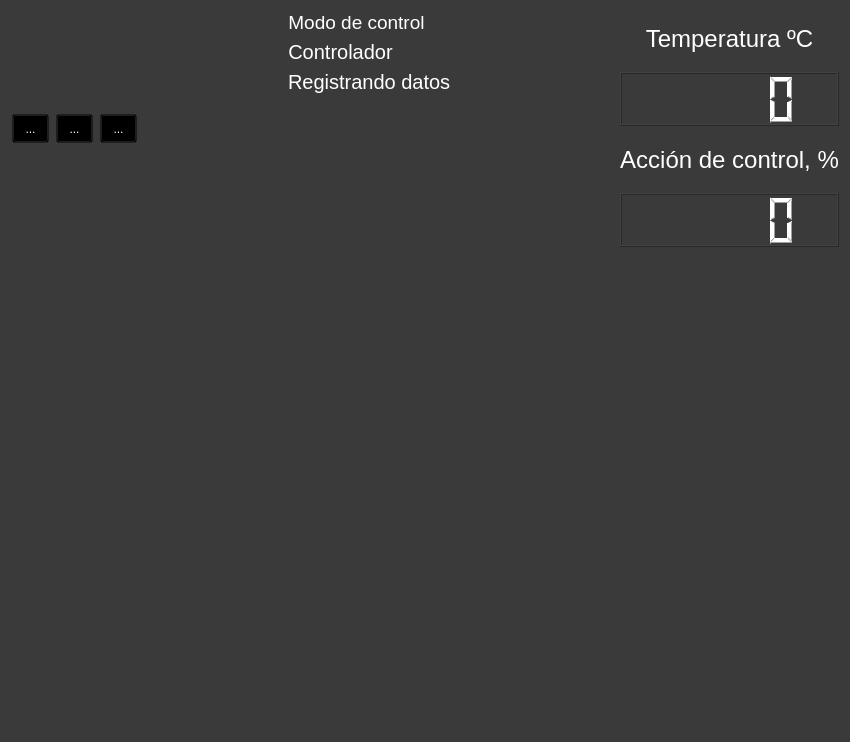
<?xml version="1.0" encoding="UTF-8"?>
<ui version="4.0">
 <class>Dialog</class>
 <widget class="QDialog" name="Dialog">
  <property name="geometry">
   <rect>
    <x>0</x>
    <y>0</y>
    <width>850</width>
    <height>742</height>
   </rect>
  </property>
  <property name="windowTitle">
   <string>Graficos control</string>
  </property>
  <property name="windowIcon">
   <iconset resource="resources.qrc">
    <normaloff>:/iconos/logo.png</normaloff>:/iconos/logo.png</iconset>
  </property>
  <property name="styleSheet">
   <string notr="true">/*Copyright (c) DevSec Studio. All rights reserved.

MIT License

Permission is hereby granted, free of charge, to any person obtaining a copy
of this software and associated documentation files (the &quot;Software&quot;), to deal
in the Software without restriction, including without limitation the rights
to use, copy, modify, merge, publish, distribute, sublicense, and/or sell
copies of the Software, and to permit persons to whom the Software is
furnished to do so, subject to the following conditions:

The above copyright notice and this permission notice shall be included in all
copies or substantial portions of the Software.

THE SOFTWARE IS PROVIDED *AS IS*, WITHOUT WARRANTY OF ANY KIND, EXPRESS OR
IMPLIED, INCLUDING BUT NOT LIMITED TO THE WARRANTIES OF MERCHANTABILITY,
FITNESS FOR A PARTICULAR PURPOSE AND NONINFRINGEMENT. IN NO EVENT SHALL THE
AUTHORS OR COPYRIGHT HOLDERS BE LIABLE FOR ANY CLAIM, DAMAGES OR OTHER
LIABILITY, WHETHER IN AN ACTION OF CONTRACT, TORT OR OTHERWISE, ARISING FROM,
OUT OF OR IN CONNECTION WITH THE SOFTWARE OR THE USE OR OTHER DEALINGS IN THE SOFTWARE.
*/

/*-----QWidget-----*/
QWidget
{
	background-color: #3a3a3a;
	color: #fff;
	selection-background-color: #b78620;
	selection-color: #000;

}


/*-----QLabel-----*/
QLabel
{
	background-color: transparent;
	color: #fff;

}


/*-----QMenuBar-----*/
QMenuBar 
{
	background-color: qlineargradient(spread:repeat, x1:1, y1:0, x2:1, y2:1, stop:0 rgba(57, 57, 57, 255),stop:1 rgba(50, 50, 50, 255));
	border: 1px solid #000;
	color: #fff;

}


QMenuBar::item 
{
	background-color: transparent;

}


QMenuBar::item:selected 
{
	background-color: rgba(183, 134, 32, 20%);
	border: 1px solid #b78620;
	color: #fff;

}


QMenuBar::item:pressed 
{
	background-color: rgb(183, 134, 32);
	border: 1px solid #b78620;
	color: #fff;

}


/*-----QMenu-----*/
QMenu
{
    background-color: qlineargradient(spread:repeat, x1:1, y1:0, x2:1, y2:1, stop:0 rgba(57, 57, 57, 255),stop:1 rgba(50, 50, 50, 255));
    border: 1px solid #222;
    padding: 4px;
	color: #fff;

}


QMenu::item
{
    background-color: transparent;
    padding: 2px 20px 2px 20px;

}


QMenu::separator
{
   	background-color: rgb(183, 134, 32);
	height: 1px;

}


QMenu::item:disabled
{
    color: #555;
    background-color: transparent;
    padding: 2px 20px 2px 20px;

}


QMenu::item:selected
{
	background-color: rgba(183, 134, 32, 20%);
	border: 1px solid #b78620;
	color: #fff;

}


/*-----QToolBar-----*/
QToolBar
{
	background-color: qlineargradient(spread:repeat, x1:1, y1:0, x2:1, y2:1, stop:0 rgba(69, 69, 69, 255),stop:1 rgba(58, 58, 58, 255));
	border-top: none;
	border-bottom: 1px solid #4f4f4f;
	border-left: 1px solid #4f4f4f;
	border-right: 1px solid #4f4f4f;

}


QToolBar::separator
{
	background-color: #2e2e2e;
	width: 1px;

}


/*-----QToolButton-----*/
QToolButton 
{
	background-color: transparent;
	color: #fff;
	padding: 5px;
	padding-left: 8px;
	padding-right: 8px;
	margin-left: 1px;
}


QToolButton:hover
{
	background-color: rgba(183, 134, 32, 20%);
	border: 1px solid #b78620;
	color: #fff;
	
}


QToolButton:pressed
{
	background-color: qlineargradient(spread:repeat, x1:1, y1:0, x2:1, y2:1, stop:0 rgba(57, 57, 57, 255),stop:1 rgba(50, 50, 50, 255));
	border: 1px solid #b78620;

}


QToolButton:checked
{
	background-color: qlineargradient(spread:repeat, x1:1, y1:0, x2:1, y2:1, stop:0 rgba(57, 57, 57, 255),stop:1 rgba(50, 50, 50, 255));
	border: 1px solid #222;
}


/*-----QPushButton-----*/
QPushButton
{
	background-color: qlineargradient(spread:repeat, x1:1, y1:0, x2:1, y2:1, stop:0 rgba(84, 84, 84, 255),stop:1 rgba(59, 59, 59, 255));
	color: #ffffff;
	min-width: 80px;
	border-style: solid;
	border-width: 1px;
	border-radius: 3px;
	border-color: #051a39;
	padding: 5px;

}


QPushButton::flat
{
	background-color: transparent;
	border: none;
	color: #fff;

}


QPushButton::disabled
{
	background-color: #404040;
	color: #656565;
	border-color: #051a39;

}


QPushButton::hover
{
	background-color: rgba(183, 134, 32, 20%);
	border: 1px solid #b78620;

}


QPushButton::pressed
{
	background-color: qlineargradient(spread:repeat, x1:1, y1:0, x2:1, y2:1, stop:0 rgba(74, 74, 74, 255),stop:1 rgba(49, 49, 49, 255));
	border: 1px solid #b78620;

}


QPushButton::checked
{
	background-color: qlineargradient(spread:repeat, x1:1, y1:0, x2:1, y2:1, stop:0 rgba(74, 74, 74, 255),stop:1 rgba(49, 49, 49, 255));
	border: 1px solid #222;

}


/*-----QLineEdit-----*/
QLineEdit
{
	background-color: #131313;
	color : #eee;
	border: 1px solid #343434;
	border-radius: 2px;
	padding: 3px;
	padding-left: 5px;

}


/*-----QPlainTExtEdit-----*/
QPlainTextEdit
{
	background-color: #131313;
	color : #eee;
	border: 1px solid #343434;
	border-radius: 2px;
	padding: 3px;
	padding-left: 5px;

}


/*-----QTabBar-----*/
QTabBar::tab
{
	background-color: qlineargradient(spread:repeat, x1:1, y1:0, x2:1, y2:1, stop:0 rgba(84, 84, 84, 255),stop:1 rgba(59, 59, 59, 255));
	color: #ffffff;
	border-style: solid;
	border-width: 1px;
	border-color: #666;
	border-bottom: none;
	padding: 5px;
	padding-left: 15px;
	padding-right: 15px;

}


QTabWidget::pane 
{
	background-color: red;
	border: 1px solid #666;
	top: 1px;

}


QTabBar::tab:last
{
	margin-right: 0; 

}


QTabBar::tab:first:!selected
{
	background-color: #0c0c0d;
	margin-left: 0px;

}


QTabBar::tab:!selected
{
	color: #b1b1b1;
	border-bottom-style: solid;
	background-color: #0c0c0d;

}


QTabBar::tab:selected
{
	margin-bottom: 0px;

}


QTabBar::tab:!selected:hover
{
	border-top-color: #b78620;

}


/*-----QComboBox-----*/
QComboBox
{
    background-color: qlineargradient(spread:repeat, x1:1, y1:0, x2:1, y2:1, stop:0 rgba(84, 84, 84, 255),stop:1 rgba(59, 59, 59, 255));
    border: 1px solid #000;
    padding-left: 6px;
    color: #ffffff;
    height: 20px;

}


QComboBox::disabled
{
	background-color: #404040;
	color: #656565;
	border-color: #051a39;

}


QComboBox:on
{
    background-color: #b78620;
	color: #000;

}


QComboBox QAbstractItemView
{
    background-color: #383838;
    color: #ffffff;
    border: 1px solid black;
    selection-background-color: #b78620;
    outline: 0;

}


QComboBox::drop-down
{
	background-color: qlineargradient(spread:repeat, x1:1, y1:0, x2:1, y2:1, stop:0 rgba(57, 57, 57, 255),stop:1 rgba(50, 50, 50, 255));
    subcontrol-origin: padding;
    subcontrol-position: top right;
    width: 15px;
    border-left-width: 1px;
    border-left-color: black;
    border-left-style: solid; 

}


QComboBox::down-arrow
{
    image: url(://arrow-down.png);
    width: 8px;
    height: 8px;
}


/*-----QSpinBox &amp; QDateTimeEdit-----*/
QSpinBox,
QDateTimeEdit 
{
    background-color: #131313;
	color : #eee;
	border: 1px solid #343434;
	padding: 3px;
	padding-left: 5px;
    border-radius : 2px;

}


QSpinBox::up-button, 
QDateTimeEdit::up-button
{
	border-top-right-radius:2px;
	background-color: #777777;
    width: 16px; 
    border-width: 1px;

}


QSpinBox::up-button:hover, 
QDateTimeEdit::up-button:hover
{
	background-color: #585858;

}


QSpinBox::up-button:pressed, 
QDateTimeEdit::up-button:pressed
{
	background-color: #252525;
    width: 16px; 
    border-width: 1px;

}


QSpinBox::up-arrow,
QDateTimeEdit::up-arrow
{
    image: url(://arrow-up.png);
    width: 7px;
    height: 7px;

}


QSpinBox::down-button, 
QDateTimeEdit::down-button
{
	border-bottom-right-radius:2px;
	background-color: #777777;
    width: 16px; 
    border-width: 1px;

}


QSpinBox::down-button:hover, 
QDateTimeEdit::down-button:hover
{
	background-color: #585858;

}


QSpinBox::down-button:pressed, 
QDateTimeEdit::down-button:pressed
{
	background-color: #252525;
    width: 16px; 
    border-width: 1px;

}


QSpinBox::down-arrow,
QDateTimeEdit::down-arrow
{
    image: url(://arrow-down.png);
    width: 7px;
    height: 7px;

}


/*-----QGroupBox-----*/
QGroupBox 
{
    border: 1px solid;
    border-color: #666666;
	border-radius: 5px;
    margin-top: 20px;

}


QGroupBox::title  
{
    background-color: transparent;
    color: #eee;
    subcontrol-origin: margin;
    padding: 5px;
	border-top-left-radius: 3px;
	border-top-right-radius: 3px;

}


/*-----QHeaderView-----*/
QHeaderView::section
{
    background-color: qlineargradient(spread:repeat, x1:1, y1:0, x2:1, y2:1, stop:0 rgba(60, 60, 60, 255),stop:1 rgba(50, 50, 50, 255));
	border: 1px solid #000;
    color: #fff;
    text-align: left;
	padding: 4px;
	
}


QHeaderView::section:disabled
{
    background-color: #525251;
    color: #656565;

}


QHeaderView::section:checked
{
    background-color: qlineargradient(spread:repeat, x1:1, y1:0, x2:1, y2:1, stop:0 rgba(60, 60, 60, 255),stop:1 rgba(50, 50, 50, 255));
    color: #fff;

}


QHeaderView::section::vertical::first,
QHeaderView::section::vertical::only-one
{
    border-top: 1px solid #353635;

}


QHeaderView::section::vertical
{
    border-top: 1px solid #353635;

}


QHeaderView::section::horizontal::first,
QHeaderView::section::horizontal::only-one
{
    border-left: 1px solid #353635;

}


QHeaderView::section::horizontal
{
    border-left: 1px solid #353635;

}


QTableCornerButton::section
{
    background-color: qlineargradient(spread:repeat, x1:1, y1:0, x2:1, y2:1, stop:0 rgba(60, 60, 60, 255),stop:1 rgba(50, 50, 50, 255));
	border: 1px solid #000;
    color: #fff;

}


/*-----QTreeWidget-----*/
QTreeView
{
	show-decoration-selected: 1;
	alternate-background-color: #3a3a3a;
	selection-color: #fff;
	background-color: #2d2d2d;
	border: 1px solid gray;
	padding-top : 5px;
	color: #fff;
	font: 8pt;

}


QTreeView::item:selected
{
	color:#fff;
	background-color: #b78620;
	border-radius: 0px;

}


QTreeView::item:!selected:hover
{
    background-color: #262626;
    border: none;
    color: white;

}


QTreeView::branch:has-children:!has-siblings:closed,
QTreeView::branch:closed:has-children:has-siblings 
{
	image: url(://tree-closed.png);

}


QTreeView::branch:open:has-children:!has-siblings,
QTreeView::branch:open:has-children:has-siblings  
{
	image: url(://tree-open.png);

}


/*-----QListView-----*/
QListView 
{
	background-color: qlineargradient(spread:repeat, x1:1, y1:0, x2:1, y2:1, stop:0 rgba(83, 83, 83, 255),stop:0.293269 rgba(81, 81, 81, 255),stop:0.634615 rgba(79, 79, 79, 255),stop:1 rgba(83, 83, 83, 255));
    border : none;
    color: white;
    show-decoration-selected: 1; 
    outline: 0;
	border: 1px solid gray;

}


QListView::disabled 
{
	background-color: #656565;
	color: #1b1b1b;
    border: 1px solid #656565;

}


QListView::item 
{
	background-color: #2d2d2d;
    padding: 1px;

}


QListView::item:alternate 
{
    background-color: #3a3a3a;

}


QListView::item:selected 
{
	background-color: #b78620;
	border: 1px solid #b78620;
	color: #fff;

}


QListView::item:selected:!active 
{
	background-color: #b78620;
	border: 1px solid #b78620;
	color: #fff;

}


QListView::item:selected:active 
{
	background-color: #b78620;
	border: 1px solid #b78620;
	color: #fff;

}


QListView::item:hover {
    background-color: #262626;
    border: none;
    color: white;

}


/*-----QCheckBox-----*/
QCheckBox
{
	background-color: transparent;
    color: lightgray;
	border: none;

}


QCheckBox::indicator
{
    background-color: #323232;
    border: 1px solid darkgray;
    width: 12px;
    height: 12px;

}


QCheckBox::indicator:checked
{
    image:url(&quot;./ressources/check.png&quot;);
	background-color: #b78620;
    border: 1px solid #3a546e;

}


QCheckBox::indicator:unchecked:hover
{
	border: 1px solid #b78620; 

}


QCheckBox::disabled
{
	color: #656565;

}


QCheckBox::indicator:disabled
{
	background-color: #656565;
	color: #656565;
    border: 1px solid #656565;

}


/*-----QRadioButton-----*/
QRadioButton 
{
	color: lightgray;
	background-color: transparent;

}


QRadioButton::indicator::unchecked:hover 
{
	background-color: lightgray;
	border: 2px solid #b78620;
	border-radius: 6px;
}


QRadioButton::indicator::checked 
{
	border: 2px solid #b78620;
	border-radius: 6px;
	background-color: rgba(183,134,32,20%);  
	width: 9px; 
	height: 9px; 

}


/*-----QSlider-----*/
QSlider::groove:horizontal 
{
	background-color: transparent;
	height: 3px;

}


QSlider::sub-page:horizontal 
{
	background-color: #b78620;

}


QSlider::add-page:horizontal 
{
	background-color: #131313;

}


QSlider::handle:horizontal 
{
	background-color: #b78620;
	width: 14px;
	margin-top: -6px;
	margin-bottom: -6px;
	border-radius: 6px;

}


QSlider::handle:horizontal:hover 
{
	background-color: #d89e25;
	border-radius: 6px;

}


QSlider::sub-page:horizontal:disabled 
{
	background-color: #bbb;
	border-color: #999;

}


QSlider::add-page:horizontal:disabled 
{
	background-color: #eee;
	border-color: #999;

}


QSlider::handle:horizontal:disabled 
{
	background-color: #eee;
	border: 1px solid #aaa;
	border-radius: 3px;

}


/*-----QScrollBar-----*/
QScrollBar:horizontal
{
    border: 1px solid #222222;
    background-color: #3d3d3d;
    height: 15px;
    margin: 0px 16px 0 16px;

}


QScrollBar::handle:horizontal
{
	background-color: qlineargradient(spread:repeat, x1:1, y1:0, x2:1, y2:1, stop:0 rgba(97, 97, 97, 255),stop:1 rgba(90, 90, 90, 255));
	border: 1px solid #2d2d2d;
    min-height: 20px;

}


QScrollBar::add-line:horizontal
{
	background-color: qlineargradient(spread:repeat, x1:1, y1:0, x2:1, y2:1, stop:0 rgba(97, 97, 97, 255),stop:1 rgba(90, 90, 90, 255));
	border: 1px solid #2d2d2d;
    width: 15px;
    subcontrol-position: right;
    subcontrol-origin: margin;

}


QScrollBar::sub-line:horizontal
{
	background-color: qlineargradient(spread:repeat, x1:1, y1:0, x2:1, y2:1, stop:0 rgba(97, 97, 97, 255),stop:1 rgba(90, 90, 90, 255));
	border: 1px solid #2d2d2d;
    width: 15px;
    subcontrol-position: left;
    subcontrol-origin: margin;

}


QScrollBar::right-arrow:horizontal
{
    image: url(://arrow-right.png);
    width: 6px;
    height: 6px;

}


QScrollBar::left-arrow:horizontal
{
    image: url(://arrow-left.png);
    width: 6px;
    height: 6px;

}


QScrollBar::add-page:horizontal, QScrollBar::sub-page:horizontal
{
    background: none;

}


QScrollBar:vertical
{
    background-color: #3d3d3d;
    width: 16px;
	border: 1px solid #2d2d2d;
    margin: 16px 0px 16px 0px;

}


QScrollBar::handle:vertical
{
    background-color: qlineargradient(spread:repeat, x1:1, y1:0, x2:1, y2:1, stop:0 rgba(97, 97, 97, 255),stop:1 rgba(90, 90, 90, 255));
	border: 1px solid #2d2d2d;
    min-height: 20px;

}


QScrollBar::add-line:vertical
{
	background-color: qlineargradient(spread:repeat, x1:1, y1:0, x2:1, y2:1, stop:0 rgba(97, 97, 97, 255),stop:1 rgba(90, 90, 90, 255));
	border: 1px solid #2d2d2d;
    height: 15px;
    subcontrol-position: bottom;
    subcontrol-origin: margin;

}


QScrollBar::sub-line:vertical
{
	background-color: qlineargradient(spread:repeat, x1:1, y1:0, x2:1, y2:1, stop:0 rgba(97, 97, 97, 255),stop:1 rgba(90, 90, 90, 255));
	border: 1px solid #2d2d2d;
    height: 15px;
    subcontrol-position: top;
    subcontrol-origin: margin;

}


QScrollBar::up-arrow:vertical
{
    image: url(://arrow-up.png);
    width: 6px;
    height: 6px;

}


QScrollBar::down-arrow:vertical
{
    image: url(://arrow-down.png);
    width: 6px;
    height: 6px;

}


QScrollBar::add-page:vertical, QScrollBar::sub-page:vertical
{
    background: none;

}


/*-----QProgressBar-----*/
QProgressBar
{
    border: 1px solid #666666;
    text-align: center;
	color: #000;
	font-weight: bold;

}


QProgressBar::chunk
{
    background-color: #b78620;
    width: 30px;
    margin: 0.5px;

}

</string>
  </property>
  <layout class="QVBoxLayout" name="verticalLayout_2">
   <item>
    <layout class="QHBoxLayout" name="horizontalLayout">
     <item>
      <layout class="QHBoxLayout" name="horizontalLayout_2">
       <item>
        <widget class="QToolButton" name="toolButton_play">
         <property name="text">
          <string>...</string>
         </property>
         <property name="icon">
          <iconset resource="resources.qrc">
           <normaloff>:/iconos/play.png</normaloff>:/iconos/play.png</iconset>
         </property>
         <property name="iconSize">
          <size>
           <width>80</width>
           <height>80</height>
          </size>
         </property>
        </widget>
       </item>
       <item>
        <widget class="QToolButton" name="toolButton_pause">
         <property name="text">
          <string>...</string>
         </property>
         <property name="icon">
          <iconset resource="resources.qrc">
           <normaloff>:/iconos/pause.png</normaloff>:/iconos/pause.png</iconset>
         </property>
         <property name="iconSize">
          <size>
           <width>80</width>
           <height>80</height>
          </size>
         </property>
        </widget>
       </item>
       <item>
        <widget class="QToolButton" name="toolButton_export">
         <property name="text">
          <string>...</string>
         </property>
         <property name="icon">
          <iconset resource="resources.qrc">
           <normaloff>:/iconos/export.png</normaloff>:/iconos/export.png</iconset>
         </property>
         <property name="iconSize">
          <size>
           <width>80</width>
           <height>80</height>
          </size>
         </property>
        </widget>
       </item>
      </layout>
     </item>
     <item>
      <spacer name="horizontalSpacer">
       <property name="orientation">
        <enum>Qt::Orientation::Horizontal</enum>
       </property>
       <property name="sizeHint" stdset="0">
        <size>
         <width>40</width>
         <height>20</height>
        </size>
       </property>
      </spacer>
     </item>
     <item>
      <layout class="QFormLayout" name="formLayout">
       <item row="0" column="0">
        <widget class="QLabel" name="label_3">
         <property name="font">
          <font>
           <pointsize>14</pointsize>
          </font>
         </property>
         <property name="text">
          <string>Modo de control</string>
         </property>
         <property name="alignment">
          <set>Qt::AlignmentFlag::AlignCenter</set>
         </property>
        </widget>
       </item>
       <item row="0" column="1">
        <widget class="QLabel" name="label_4">
         <property name="font">
          <font>
           <pointsize>15</pointsize>
          </font>
         </property>
         <property name="text">
          <string/>
         </property>
         <property name="pixmap">
          <pixmap resource="resources.qrc">:/iconos/manual_peq.png</pixmap>
         </property>
         <property name="alignment">
          <set>Qt::AlignmentFlag::AlignCenter</set>
         </property>
        </widget>
       </item>
       <item row="1" column="0">
        <widget class="QLabel" name="label_5">
         <property name="font">
          <font>
           <pointsize>15</pointsize>
          </font>
         </property>
         <property name="text">
          <string>Controlador</string>
         </property>
         <property name="alignment">
          <set>Qt::AlignmentFlag::AlignCenter</set>
         </property>
        </widget>
       </item>
       <item row="1" column="1">
        <widget class="QLabel" name="label_6">
         <property name="text">
          <string/>
         </property>
         <property name="pixmap">
          <pixmap resource="resources.qrc">:/iconos/red_b_peq.png</pixmap>
         </property>
         <property name="alignment">
          <set>Qt::AlignmentFlag::AlignCenter</set>
         </property>
        </widget>
       </item>
       <item row="2" column="0">
        <widget class="QLabel" name="label_7">
         <property name="font">
          <font>
           <pointsize>15</pointsize>
          </font>
         </property>
         <property name="text">
          <string>Registrando datos</string>
         </property>
        </widget>
       </item>
       <item row="2" column="1">
        <widget class="QLabel" name="label_8">
         <property name="text">
          <string/>
         </property>
         <property name="pixmap">
          <pixmap resource="resources.qrc">:/iconos/red_b_peq.png</pixmap>
         </property>
         <property name="alignment">
          <set>Qt::AlignmentFlag::AlignCenter</set>
         </property>
        </widget>
       </item>
      </layout>
     </item>
     <item>
      <spacer name="horizontalSpacer_2">
       <property name="orientation">
        <enum>Qt::Orientation::Horizontal</enum>
       </property>
       <property name="sizeHint" stdset="0">
        <size>
         <width>40</width>
         <height>20</height>
        </size>
       </property>
      </spacer>
     </item>
     <item>
      <layout class="QVBoxLayout" name="verticalLayout">
       <item>
        <widget class="QLabel" name="label">
         <property name="font">
          <font>
           <pointsize>18</pointsize>
          </font>
         </property>
         <property name="text">
          <string>Temperatura ºC</string>
         </property>
         <property name="alignment">
          <set>Qt::AlignmentFlag::AlignCenter</set>
         </property>
        </widget>
       </item>
       <item>
        <widget class="QLCDNumber" name="lcdNumber_temp"/>
       </item>
       <item>
        <widget class="QLabel" name="label_2">
         <property name="font">
          <font>
           <pointsize>18</pointsize>
          </font>
         </property>
         <property name="text">
          <string>Acción de control, %</string>
         </property>
         <property name="alignment">
          <set>Qt::AlignmentFlag::AlignCenter</set>
         </property>
        </widget>
       </item>
       <item>
        <widget class="QLCDNumber" name="lcdNumber_valve"/>
       </item>
      </layout>
     </item>
    </layout>
   </item>
   <item>
    <layout class="QVBoxLayout" name="verticalLayout_3">
     <item>
      <widget class="PlotWidget" name="widget" native="true"/>
     </item>
    </layout>
   </item>
   <item>
    <layout class="QVBoxLayout" name="verticalLayout_4">
     <item>
      <widget class="PlotWidget" name="widget_2" native="true"/>
     </item>
    </layout>
   </item>
  </layout>
 </widget>
 <customwidgets>
  <customwidget>
   <class>PlotWidget</class>
   <extends>QWidget</extends>
   <header>pyqtgraph</header>
   <container>1</container>
  </customwidget>
 </customwidgets>
 <resources>
  <include location="resources.qrc"/>
 </resources>
 <connections/>
</ui>
